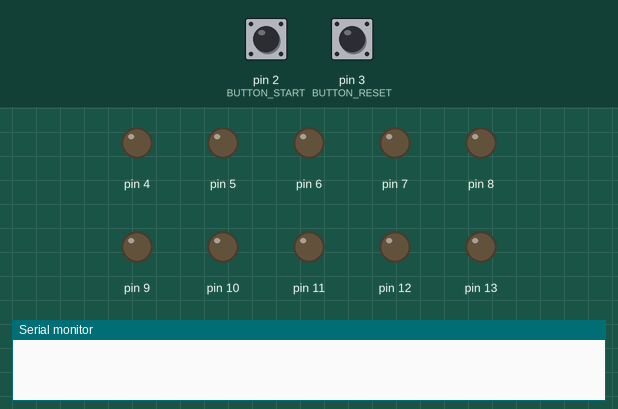
This sketch was run on a simulated Arduino Uno, built with avr-gcc and run on an emulated ATmega328P. On the bench: output pins drawn as LEDs (lit = HIGH), the last lines printed to the serial monitor. Dashed ring = blinking. The test bench sets the inputs (shaded band); at power-on: pin 2 (BUTTON_START) LOW, pin 3 (BUTTON_RESET) LOW.

Above: at 1.2 s.
1.3 s: pin 2 (BUTTON_START) pulled HIGH for 0.15 s
At 4.3 s:
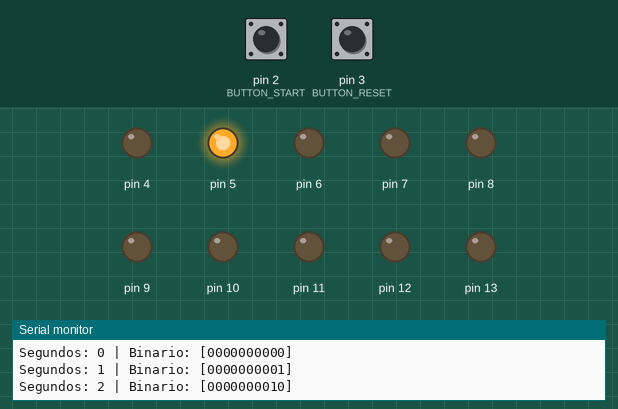
4.4 s: pin 2 (BUTTON_START) pulled HIGH for 1 s
At 5.2 s:
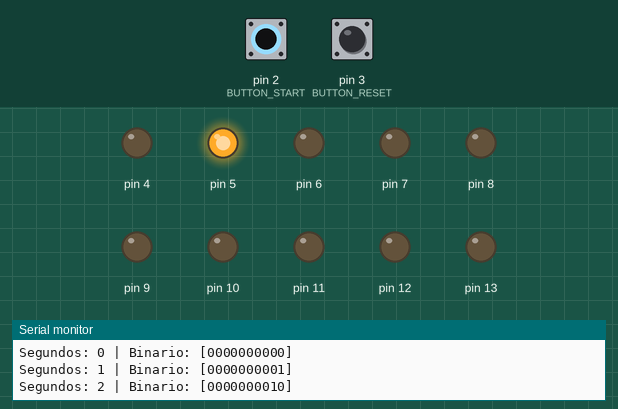
6.9 s: pin 2 (BUTTON_START) pulled HIGH for 0.15 s
At 9.8 s:
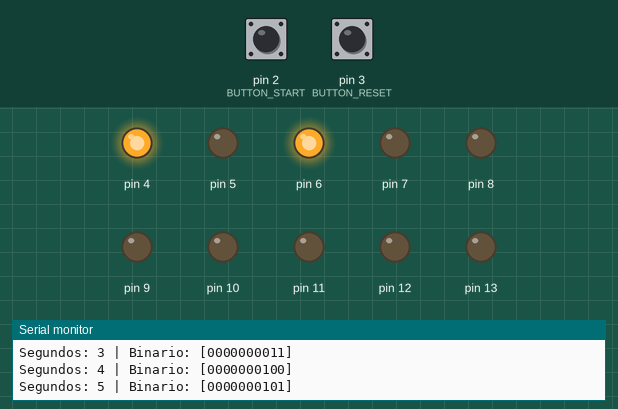
10.0 s: pin 2 (BUTTON_START) pulled HIGH for 3.2 s
At 10.9 s:
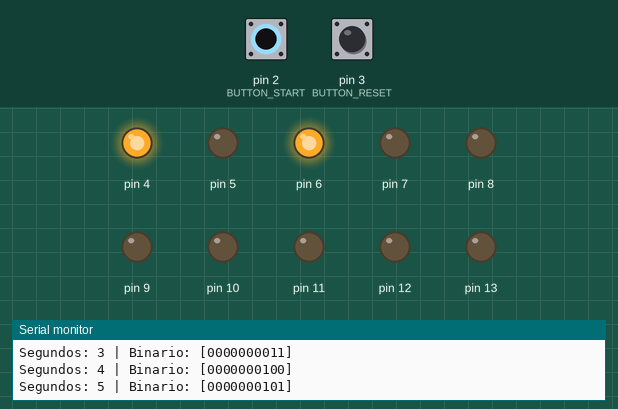
14.7 s: pin 2 (BUTTON_START) pulled HIGH for 0.15 s
At 16.8 s:
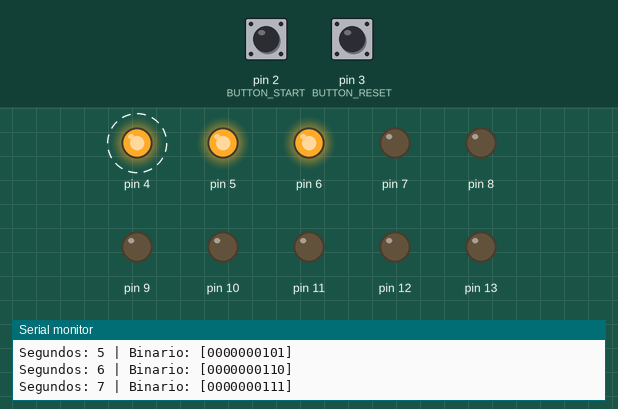
Timing chart, 0 to 30.5 s (numbered marks = the images above; inputs shaded):
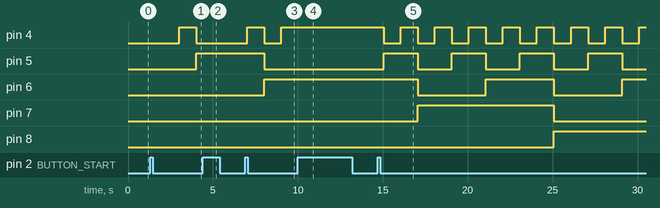

Measured:
- after the input at 1.3 s, pin 4: LOW → HIGH after 1.7 s, → LOW 1.0 s later; pin 5: LOW → HIGH after 2.7 s
- after the input at 4.4 s, pin 4: stays LOW (without the input it goes to HIGH after 0.62 s); pin 5: stays HIGH (without the input it goes to LOW after 1.6 s); pin 6: stays LOW (without the input it goes to HIGH after 1.6 s)
- after the input at 6.9 s, pin 4: LOW → HIGH after 0.13 s, → LOW 1.0 s later, → HIGH 1.0 s later; pin 5: HIGH → LOW after 1.1 s; pin 6: LOW → HIGH after 1.1 s
- after the input at 10.0 s, pin 4: stops changing and stays HIGH; pin 5: stays LOW (without the input it goes to HIGH after 0.04 s); pin 6: stays HIGH (without the input it goes to LOW after 2.0 s); pin 7: stays LOW (without the input it goes to HIGH after 2.0 s)
- after the input at 14.7 s, pin 4: alternates HIGH for 1.0 s and LOW for 1.0 s, starting after 0.35 s; pin 5: alternates HIGH for 2.0 s and LOW for 2.0 s, starting after 0.35 s; pin 6: alternates HIGH for 4.0 s and LOW for 4.0 s, starting after 2.4 s; pin 7: LOW → HIGH after 2.4 s, → LOW 8.0 s later; pin 8: LOW → HIGH after 10.4 s

The sketch:

CRONOMETRO_BINARIO.ino
```cpp
/*
 *	Trabajo Práctico 1: Cronómetro Binario
 *
 *	Al iniciar la simulacion, todos los led deben comenzar apagados.
 *	Cada 1 segundo que transcurra, se deben encender los led
 *	de acuerdo al numero que representan.
 *
 *	Ejemplo:
 *
 *	El numero 15 (0000001111) se representaria encendiendo los
 *	leds AMARILLO y NARANJA.
 *	Al pasar al numero 16 (0000010000), se deben apagar todos
 *	los led anteriores y encenderse uno de los leds VERDES.
 *	Notese, en el ejemplo los 0 representan los led apagados
 *	y los 1 los led encendidos).
 *
 *	-------------------------------------------------------
 *
 *	Al presionarse el boton START, debe iniciar el cronometro.
 *	Volver a presionarlo hace que la secuencia se detenga.
 *  (Como si se hubiese presionado pausa).
 *	Al presionarse el boton RESET, el cronometro
 *	debe reiniciarse y arrancar de 0.
 *
 *	Tip: Modularizar la función que controla el encendido de los
 *	LEDS y de ser posible, todo el código para evitar repetir lineas lo mas posible.
 *  Usar millis para controlar el tiempo del contador para que el cambio de los
 *	leds encendidos sea perceptible para el ojo humano y
 *	documentar cada función creada en el código.
 *	Un breve comentario que diga que es lo que hace esa función
 *  y de corresponder, que retorna).
 */

//##### Una Ayudita #####
//--- Defines ---//
#define ZERO_TO_HERO 0 //? To start the counter from 0
#define BUTTON_START 2
#define BUTTON_RESET 3
#define FIRST_LED 4             //? First pin of the leds
#define LAST_LED 13             //? Last pin of the leds
#define BASE_MILLI_SECONDS 1000 //? Secods expresed in miliseconds
#define MAX_SECONDS 1023        //! Max amount of secods to show
#define TAM 10
//--- End Defines ---//

// Declaracion de Variables
short led = FIRST_LED;
unsigned long millisB = 0;
short ultimoLed = LAST_LED;
short boton_On = 0;
short boton_Antes = 0;
short boton_Antes_Reset = 0;
short estado = HIGH;
short estado_Reset = HIGH;
short contador = ZERO_TO_HERO;
int arrayEnteros[TAM];
int cont = 0;

/**
 * @brief Set the pins object
 *
 */
void config_Pins()
{
  for (int i = FIRST_LED; i <= LAST_LED; i++)
  {
    pinMode(i, OUTPUT);
  }
  pinMode(BUTTON_START, INPUT);
  pinMode(BUTTON_RESET, INPUT);
}

void setup()
{
  Serial.begin(9600);
  config_Pins();
}

/**
 * @brief Calls function to convert int numbers to their binary
 * @note We use this function to avoid use WHILE & FOR
 *
 * @param array
 * @param ultimoNum
 */
void decimal_Binario(int array[], int ultimoNum)
{
  ultimoNum = calculo_Binario(arrayEnteros, ultimoNum);
  ultimoNum = calculo_Binario(arrayEnteros, ultimoNum);
  ultimoNum = calculo_Binario(arrayEnteros, ultimoNum);
  ultimoNum = calculo_Binario(arrayEnteros, ultimoNum);
  ultimoNum = calculo_Binario(arrayEnteros, ultimoNum);
  ultimoNum = calculo_Binario(arrayEnteros, ultimoNum);
  ultimoNum = calculo_Binario(arrayEnteros, ultimoNum);
  ultimoNum = calculo_Binario(arrayEnteros, ultimoNum);
  ultimoNum = calculo_Binario(arrayEnteros, ultimoNum);
  ultimoNum = calculo_Binario(arrayEnteros, ultimoNum);
}

/**
 * @brief This print a message in the console
 * @note Seconds numbers & their Binary
 *
 */
void imprimirCadena()
{
  Serial.print("Segundos: ");
  Serial.print(contador);
  Serial.print(" | ");
  Serial.print("Binario: [");
  for (int i = 0; i < TAM; i++)
  {
    Serial.print(arrayEnteros[i]);
  }
  Serial.println("]");
}

/**
 * @brief Function to turn on the leds
 *
 */
void secuencia()
{
  if (contador > 0)
  {
    for (int i = 0; i < TAM; i++)
    {
      digitalWrite(ultimoLed, arrayEnteros[i]);
      ultimoLed--;
      if (led > ultimoLed)
      {
        ultimoLed = LAST_LED;
      }
    }
  }
  imprimirCadena();
}

/**
 * @brief Configuration for Start button
 * @note Press to Start, and press to Pause
 */
void boton_Start()
{
  short button_now = digitalRead(BUTTON_START);

  // Antirrebote
  if (button_now == HIGH && boton_Antes == LOW)
  {
    if (boton_On == 1)
    {
      boton_On = 0;
    }
    else
    {
      boton_On = 1;
    }
    estado = !estado;
  }
  boton_Antes = button_now;
}

/**
 * @brief Configuration for Reset button
 * @note Press to restart the counter at 0 Zero
 */
void boton_Reset()
{
  short button_now = digitalRead(BUTTON_RESET);

  // Antirrebote
  if (button_now == HIGH && boton_Antes_Reset == LOW)
  {
    contador = ZERO_TO_HERO;
    estado_Reset = !estado_Reset;
  }
  boton_Antes_Reset = button_now;
}

/**
 * @brief Function to calculate int numbers into binaries
 *
 * @param array
 * @param ultimoNum
 * @return int
 */
int calculo_Binario(int array[], int ultimoNum)
{
  short numBin = 0;
  numBin = cont % 2;
  cont /= 2;
  array[ultimoNum] = numBin;
  ultimoNum--;
  return ultimoNum;
}

/**
 * @brief Function to turn off leds
 *
 */
void apagar_Led()
{
  for (int x = FIRST_LED; x <= LAST_LED; x++)
  {
    digitalWrite(x, LOW);
  }
}

/**
 * @brief Arduino loop Function
 *
 */
void loop()
{
  cont = contador;
  int ultimoNum = TAM - 1;
  unsigned long millisA = millis();
  boton_Start();
  boton_Reset();
  if (contador == 0)
  {
    apagar_Led();
  }
  if (millisA - millisB >= BASE_MILLI_SECONDS)
  {
    if (contador <= MAX_SECONDS && boton_On == 1)
    {
      decimal_Binario(arrayEnteros, ultimoNum);
      secuencia();
      contador++;
    }
    millisB = millisA;
  }
  // Delay para la simulación
  delay(10);
}
```
